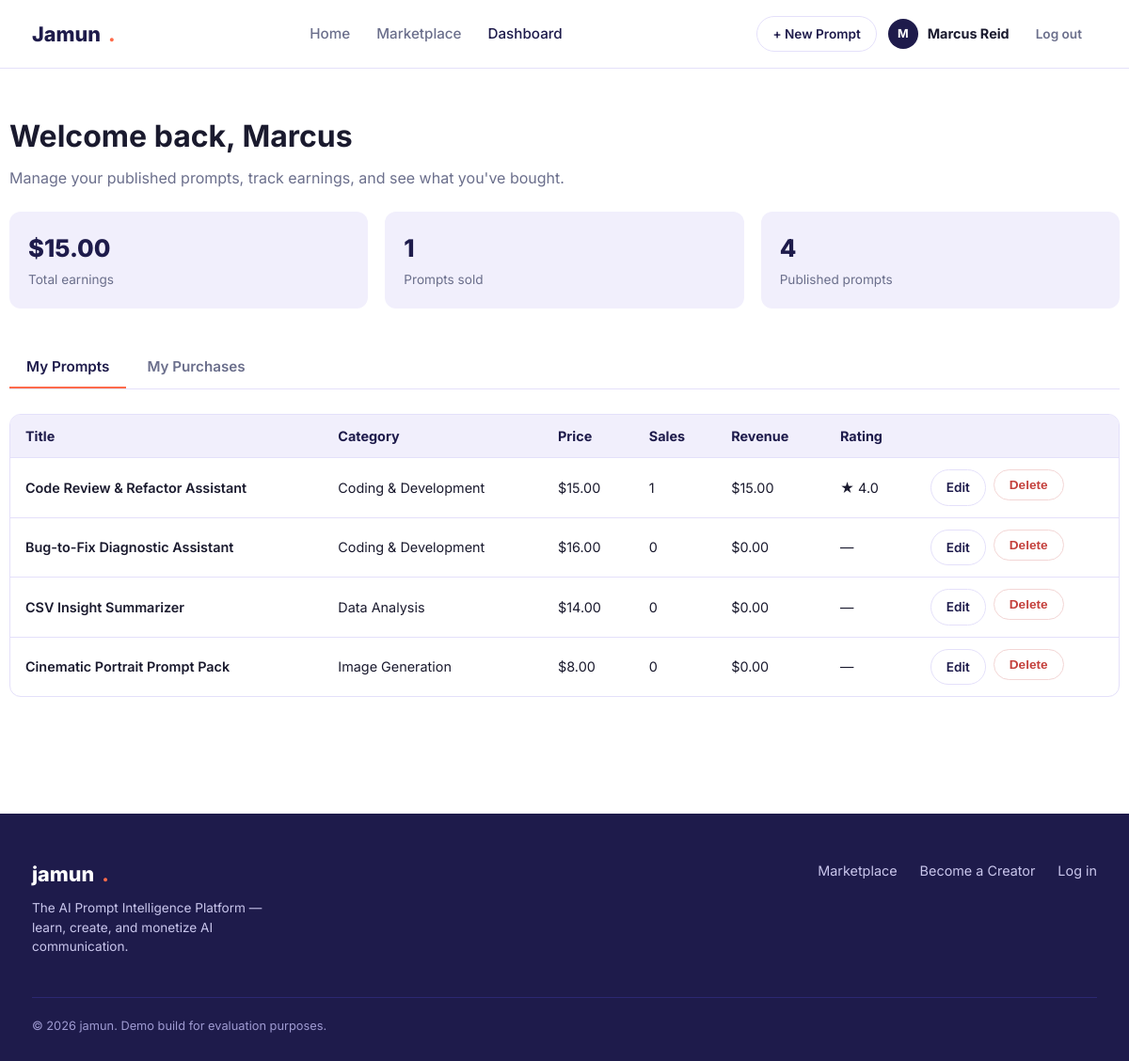
/dashboard (signed in), run on the app's committed database.
### tables this page shows
CREATE TABLE users (
    id            INTEGER PRIMARY KEY AUTOINCREMENT,
    name          TEXT NOT NULL,
    email         TEXT NOT NULL UNIQUE,
    password_hash TEXT NOT NULL,
    role          TEXT NOT NULL DEFAULT 'buyer' CHECK (role IN ('buyer', 'creator')),
    bio           TEXT DEFAULT '',
    created_at    TEXT NOT NULL DEFAULT (datetime('now'))
);

CREATE TABLE prompts (
    id            INTEGER PRIMARY KEY AUTOINCREMENT,
    creator_id    INTEGER NOT NULL,
    title         TEXT NOT NULL,
    description   TEXT NOT NULL,
    category      TEXT NOT NULL,
    target_model  TEXT NOT NULL,
    price         REAL NOT NULL CHECK (price >= 0),
    content       TEXT NOT NULL,      -- full prompt text, only revealed after purchase
    preview       TEXT NOT NULL,      -- short teaser shown to everyone
    sales_count   INTEGER NOT NULL DEFAULT 0,
    created_at    TEXT NOT NULL DEFAULT (datetime('now')),
    FOREIGN KEY (creator_id) REFERENCES users(id) ON DELETE CASCADE
);

### app.py (the view)
@app.route("/dashboard")
def dashboard():
    user = current_user()
    if not user:
        return login_required_redirect()
    db = get_db()
    my_prompts = db.execute(
        """
        SELECT p.*,
               (SELECT COUNT(*) FROM purchases WHERE prompt_id = p.id) AS total_sales,
               (SELECT COALESCE(SUM(price_paid), 0) FROM purchases WHERE prompt_id = p.id) AS total_revenue,
               (SELECT ROUND(AVG(rating), 1) FROM reviews WHERE prompt_id = p.id) AS avg_rating
        FROM prompts p
        WHERE p.creator_id = ?
        ORDER BY p.created_at DESC
        """,
        (user["id"],),
    ).fetchall()
    total_earnings = sum(p["total_revenue"] for p in my_prompts)
    total_sales = sum(p["total_sales"] for p in my_prompts)
    my_purchases = db.execute(
        """
        SELECT p.id, p.title, p.price, pu.purchased_at, u.name AS creator_name
        FROM purchases pu
        JOIN prompts p ON p.id = pu.prompt_id
        JOIN users u ON u.id = p.creator_id
        WHERE pu.buyer_id = ?
        ORDER BY pu.purchased_at DESC
        """,
        (user["id"],),
    ).fetchall()
    return render_template(
        "dashboard.html",
        prompts=my_prompts, total_earnings=total_earnings,
        total_sales=total_sales, my_purchases=my_purchases,
    )

### app.py (called while the page is built)
def get_db():
    if "db" not in g:
        g.db = sqlite3.connect(DB_PATH)
        g.db.row_factory = sqlite3.Row
        g.db.execute("PRAGMA foreign_keys = ON")
    return g.db

def current_user():
    uid = session.get("user_id")
    if not uid:
        return None
    db = get_db()
    return db.execute("SELECT * FROM users WHERE id = ?", (uid,)).fetchone()

@app.context_processor
def inject_globals():
    return {
        "current_user": current_user(),
        "categories": CATEGORIES,
        "target_models": TARGET_MODELS,
    }

### templates/dashboard.html (shortened to what this page needs)
{% extends "base.html" %}
{% block content %}
<div class="container page-title-block">
  <h1>Welcome back, {{ current_user.name.split(' ')[0] }}</h1>
  <p>Manage your published prompts, track earnings, and see what you've bought.</p>
</div>
<div class="container section" style="padding-top:12px;">
  {% if current_user.role == 'creator' %}
  <div class="stat-row">
    <div class="stat-card">
      <div class="num">${{ "%.2f"|format(total_earnings) }}</div>
      <div class="label">Total earnings</div>
    </div>
    <div class="stat-card">
      <div class="num">{{ total_sales }}</div>
      <div class="label">Prompts sold</div>
    </div>
    <div class="stat-card">
      <div class="num">{{ prompts|length }}</div>
      <div class="label">Published prompts</div>
    </div>
  </div>
  {% endif %}
  <div class="tab-nav">
    {% if current_user.role == 'creator' %}
    <button class="tab-btn active" data-tab="mine">My Prompts</button>
    {% endif %}
    <button class="tab-btn {% if current_user.role != 'creator' %}active{% endif %}" data-tab="purchases">My Purchases</button>
  </div>
  {% if current_user.role == 'creator' %}
  <div class="tab-panel active" id="tab-mine">
    {% if prompts %}
    <div class="table-wrap">
      <table>
        <thead>
          <tr><th>Title</th><th>Category</th><th>Price</th><th>Sales</th><th>Revenue</th><th>Rating</th><th></th></tr>
        </thead>
        <tbody>
          {% for p in prompts %}
          <tr>
            <td><a href="{{ url_for('prompt_detail', prompt_id=p.id) }}" style="font-weight:600;">{{ p.title }}</a></td>
            <td>{{ p.category }}</td>
            <td>${{ "%.2f"|format(p.price) }}</td>
            <td>{{ p.total_sales }}</td>
            <td>${{ "%.2f"|format(p.total_revenue) }}</td>
            <td>{% if p.avg_rating %}★ {{ p.avg_rating }}{% else %}—{% endif %}</td>
            <td>
              <div class="row-actions">
                <a href="{{ url_for('edit_prompt', prompt_id=p.id) }}" class="btn btn-outline btn-sm">Edit</a>
                <form method="POST" action="{{ url_for('delete_prompt', prompt_id=p.id) }}" onsubmit="return confirm('Delete this prompt permanently?');">
                  <button type="submit" class="btn btn-danger btn-sm">Delete</button>
                </form>
              </div>
            </td>
          </tr>
          {% endfor %}
        </tbody>
      </table>
    </div>
    {% else %}
    <div class="empty-state">
      <div class="empty-icon">📝</div>
      <p>You haven't published any prompts yet.</p>
      <a href="{{ url_for('create_prompt') }}" class="btn btn-primary">Publish your first prompt</a>
    </div>
    {% endif %}
  </div>
  {% endif %}
</div>
{% endblock %}

### templates/base.html (shortened to what this page needs)
<!DOCTYPE html>
<html lang="en">
<head>
<link rel="stylesheet" href="{{ url_for('static', filename='css/style.css') }}">
</head>
<body>
<nav class="navbar">
  <div class="container">
    <a href="{{ url_for('index') }}" class="brand">Jamun<span class="dot">.</span></a>
    <div class="nav-links">
      <a href="{{ url_for('index') }}" class="nav-link {% if request.endpoint=='index' %}active{% endif %}">Home</a>
      <a href="{{ url_for('marketplace') }}" class="nav-link {% if request.endpoint=='marketplace' %}active{% endif %}">Marketplace</a>
      {% if current_user %}
      <a href="{{ url_for('dashboard') }}" class="nav-link {% if request.endpoint and request.endpoint.startswith('dashboard') %}active{% endif %}">Dashboard</a>
      {% endif %}
    </div>
    <div class="nav-auth">
      {% if current_user %}
        {% if current_user.role == 'creator' %}
        <a href="{{ url_for('create_prompt') }}" class="btn btn-outline btn-sm">+ New Prompt</a>
        {% endif %}
        <div class="nav-user">
          <div class="avatar" style="width:32px;height:32px;font-size:0.78rem;">{{ current_user.name[0]|upper }}</div>
          <span><strong>{{ current_user.name }}</strong></span>
        </div>
        <a href="{{ url_for('logout') }}" class="btn btn-ghost btn-sm">Log out</a>
      {% else %}
        <a href="{{ url_for('login') }}" class="btn btn-ghost btn-sm">Log in</a>
        <a href="{{ url_for('signup') }}" class="btn btn-primary btn-sm">Sign up free</a>
      {% endif %}
    </div>
  </div>
</nav>
<main>
{% block content %}{% endblock %}
</main>
<footer>
  <div class="container">
    <div class="footer-grid">
      <div>
        <a href="{{ url_for('index') }}" class="brand">jamun<span class="dot" style="color:var(--coral)">.</span></a>
        <p style="max-width:280px; font-size:0.85rem; margin-top:10px;">The AI Prompt Intelligence Platform — learn, create, and monetize AI communication.</p>
      </div>
      <ul class="footer-links">
        <li><a href="{{ url_for('marketplace') }}">Marketplace</a></li>
        <li><a href="{{ url_for('signup') }}">Become a Creator</a></li>
        <li><a href="{{ url_for('login') }}">Log in</a></li>
      </ul>
    </div>
    <div class="footer-bottom">© 2026 jamun. Demo build for evaluation purposes.</div>
  </div>
</footer>
</body>
</html>

### static/css/style.css (style rules this page uses)
:root { --navy: #1E1B4B; --navy-2: #2C2872; --lilac: #F1EFFC; --lilac-2: #E4E0FA; --coral: #FF6B4A; --coral-dark: #E85535; --purple: #8E86D6; --teal: #17A398; --ink: #1A1A2E; --muted: #6B6F8C; --white: #FFFFFF; --border: #E4E0FA; --success: #1A8A4C; --danger: #C4403C; --radius: 12px; --shadow: 0 4px 18px rgba(30, 27, 75, 0.08); --shadow-lg: 0 10px 30px rgba(30, 27, 75, 0.14); --max-width: 1180px; }
* { box-sizing: border-box; }
html, body { margin: 0; padding: 0; font-family: "Inter", -apple-system, BlinkMacSystemFont, "Segoe UI", Roboto, sans-serif; color: var(--ink); background: var(--white); line-height: 1.5; }
a { color: inherit; text-decoration: none; }
ul { list-style: none; margin: 0; padding: 0; }
.container { max-width: var(--max-width); margin: 0 auto; padding: 0 24px; }
.btn { display: inline-flex; align-items: center; justify-content: center; gap: 8px; padding: 12px 22px; border-radius: 999px; font-weight: 600; font-size: 0.95rem; border: none; cursor: pointer; transition: transform 0.15s ease, box-shadow 0.15s ease, background 0.15s ease; white-space: nowrap; }
.btn-outline { background: transparent; color: var(--navy); border: 1.5px solid var(--border); }
.btn-ghost { background: transparent; color: var(--muted); }
.btn-danger { background: transparent; color: var(--danger); border: 1.5px solid #F3D6D5; }
.btn-sm { padding: 8px 16px; font-size: 0.85rem; }
.navbar { border-bottom: 1px solid var(--border); position: sticky; top: 0; background: rgba(255,255,255,0.96); backdrop-filter: blur(6px); z-index: 100; }
.navbar .container { display: flex; align-items: center; justify-content: space-between; height: 72px; }
.brand { font-weight: 800; font-size: 1.35rem; color: var(--navy); display: flex; align-items: center; gap: 8px; }
.brand .dot { color: var(--coral); }
.nav-links { display: flex; align-items: center; gap: 28px; }
.nav-links a.nav-link { font-weight: 500; color: var(--muted); font-size: 0.95rem; }
.nav-links a.nav-link:hover, .nav-links a.nav-link.active { color: var(--navy); }
.nav-auth { display: flex; align-items: center; gap: 12px; }
.nav-user { display: flex; align-items: center; gap: 10px; font-size: 0.9rem; color: var(--muted); }
.nav-user strong { color: var(--ink); }
.section { padding: 64px 0; }
.avatar { width: 38px; height: 38px; border-radius: 50%; background: var(--navy); color: var(--white); display: flex; align-items: center; justify-content: center; font-weight: 700; font-size: 0.9rem; flex-shrink: 0; }
.stat-row { display: grid; grid-template-columns: repeat(auto-fit, minmax(180px, 1fr)); gap: 18px; margin-bottom: 40px; }
.stat-card { background: var(--lilac); border-radius: var(--radius); padding: 20px; }
.stat-card .num { font-size: 1.6rem; font-weight: 800; color: var(--navy); }
.stat-card .label { color: var(--muted); font-size: 0.85rem; margin-top: 4px; }
.table-wrap { overflow-x: auto; border: 1px solid var(--border); border-radius: var(--radius); }
table { width: 100%; border-collapse: collapse; font-size: 0.9rem; }
thead th { text-align: left; background: var(--lilac); padding: 12px 16px; color: var(--navy); font-weight: 700; white-space: nowrap; }
tbody td { padding: 12px 16px; border-top: 1px solid var(--border); vertical-align: middle; }
.row-actions { display: flex; gap: 8px; }
.tab-nav { display: flex; gap: 4px; margin-bottom: 26px; border-bottom: 1px solid var(--border); }
.tab-btn { padding: 12px 18px; font-weight: 600; color: var(--muted); border-bottom: 2px solid transparent; cursor: pointer; background: none; border-left: none; border-right: none; border-top: none; font-size: 0.95rem; font-family: inherit; }
.tab-btn.active { color: var(--navy); border-bottom-color: var(--coral); }
.tab-panel { display: none; }
.tab-panel.active { display: block; }
footer { background: var(--navy); color: #C9C6EC; padding: 48px 0 28px; margin-top: 60px; }
.footer-grid { display: flex; justify-content: space-between; flex-wrap: wrap; gap: 24px; margin-bottom: 30px; }
footer .brand { color: var(--white); }
.footer-links { display: flex; gap: 24px; flex-wrap: wrap; }
.footer-links a { font-size: 0.9rem; color: #C9C6EC; }
.footer-bottom { border-top: 1px solid var(--navy-2); padding-top: 20px; font-size: 0.8rem; color: #9E9AD1; }
.page-title-block { padding: 48px 0 12px; }
.page-title-block h1 { font-size: 2rem; margin: 0 0 8px; }
.page-title-block p { color: var(--muted); margin: 0; }

### data on the page
users: name "M", name "Marcus Reid", name "Marcus"
prompts: title "Code Review & Refactor Assistant", category "Coding & Development", price "15.00", total_sales "1", total_revenue "15.00", avg_rating "4.0"
prompts: title "Bug-to-Fix Diagnostic Assistant", category "Coding & Development", price "16.00", total_sales "0", total_revenue "0.00"
prompts: title "CSV Insight Summarizer", category "Data Analysis", price "14.00", total_sales "0", total_revenue "0.00"
prompts: title "Cinematic Portrait Prompt Pack", category "Image Generation", price "8.00", total_sales "0", total_revenue "0.00"

### other printed values
{{ "%.2f"|format(total_earnings) }} "15.00"
{{ total_sales }} "1"
{{ prompts|length }} "4"
